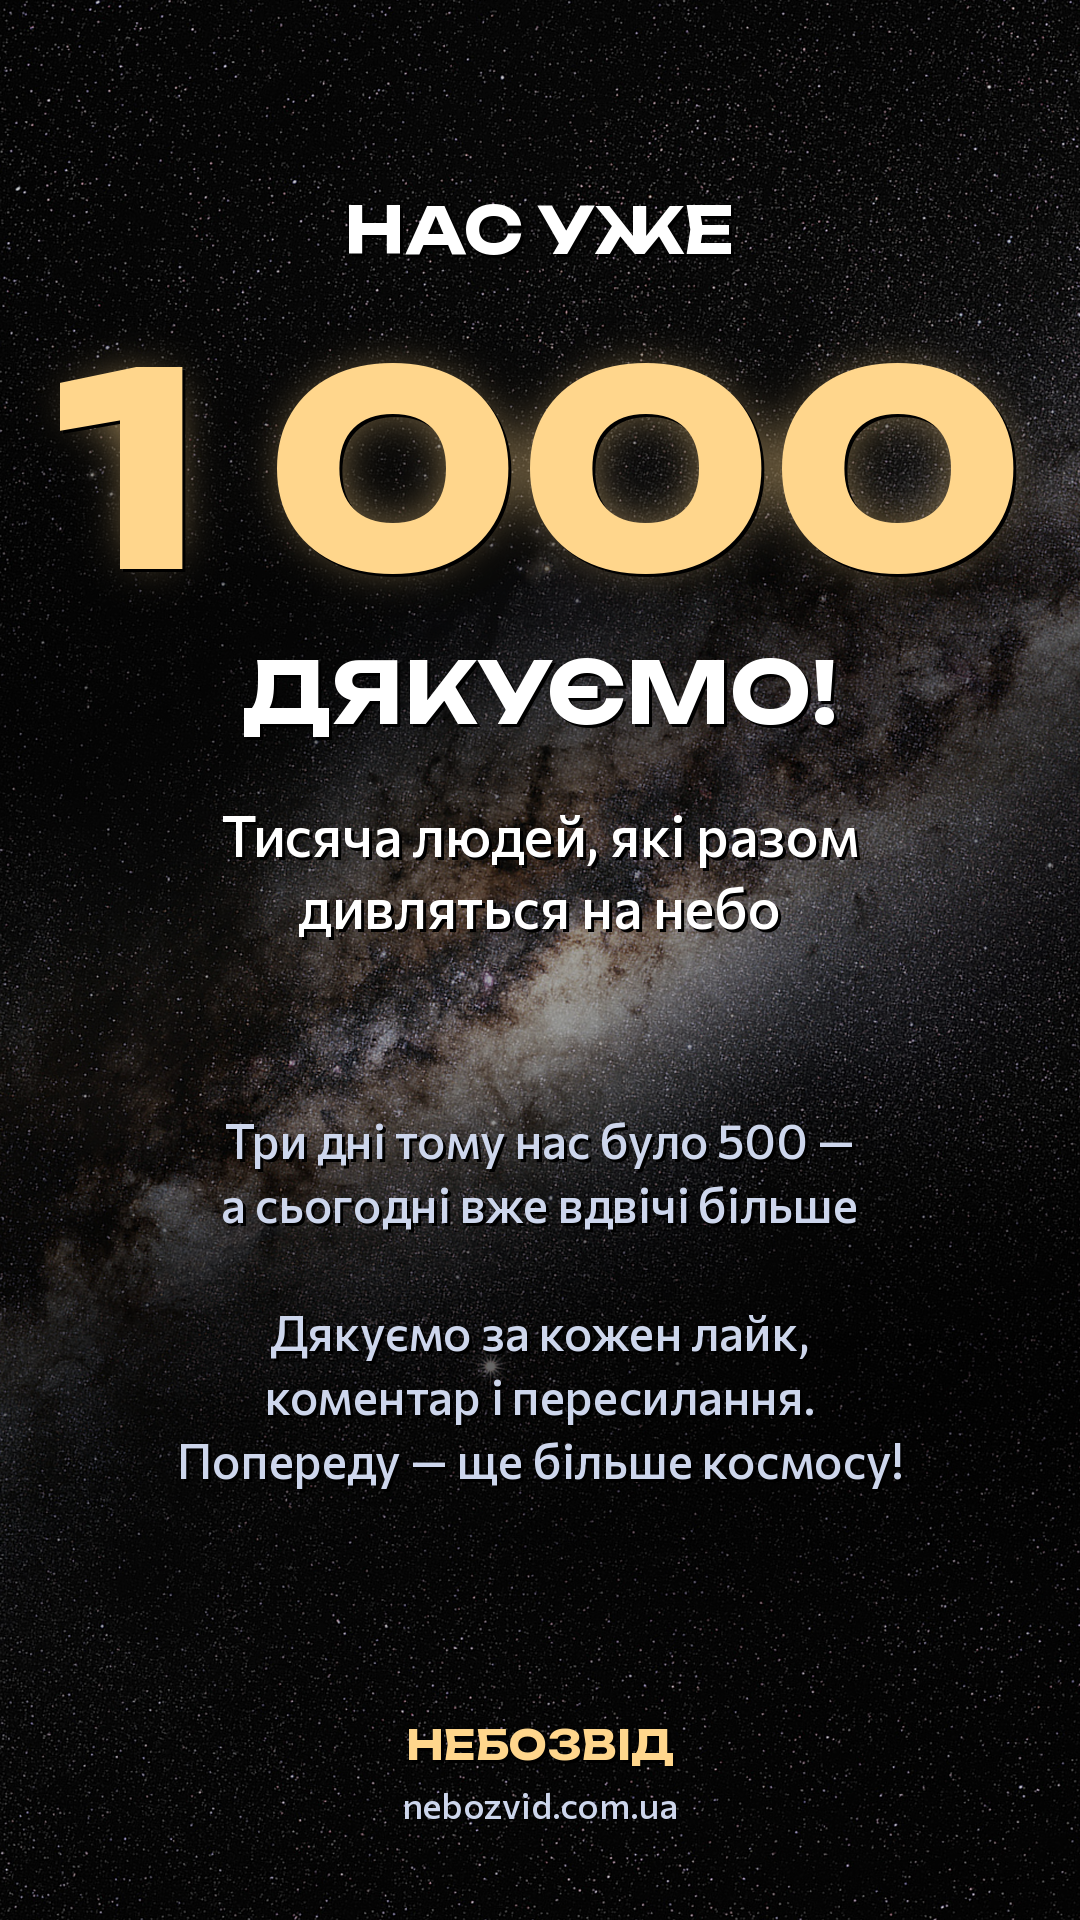

Here is the Python script that generated this plot:
# Сторіз «Нас 1 000!» — подяка читачам Instagram (14.11.2026; копія thanks500.py). Запуск з videos/tools: python3 ../stories/thanks1000.py
# Тло — справжнє небо (ESO/S. Brunier, CC BY 4.0), Чумацький Шлях по діагоналі, як у rozigrash.py.
from PIL import Image, ImageDraw, ImageFont, ImageFilter, ImageEnhance
import numpy as np, os
W, H = 1080, 1920
OUT = os.path.join(os.path.dirname(os.path.abspath(__file__)), 'thanks1000.png')
Image.MAX_IMAGE_PIXELS = None
sky = Image.open('data/sky/eso0932a.jpg').convert('RGB')
c = sky.crop((1700, 0, 4300, 3000)).rotate(32, resample=Image.BICUBIC)
s = max(W / c.width, H / c.height) * 1.8
c = c.resize((int(c.width * s), int(c.height * s)), Image.LANCZOS)
x0, y0 = (c.width - W) // 2, (c.height - H) // 2
bg = ImageEnhance.Brightness(c.crop((x0, y0, x0 + W, y0 + H))).enhance(0.8)
a = np.asarray(bg).astype(np.float32) / 255
yy = np.linspace(0, 1, H)[:, None, None]
a *= 1 - 0.45 * np.exp(-((yy - 0.36) / 0.13) ** 2) - 0.5 * np.exp(-((yy - 0.70) / 0.13) ** 2)
img = Image.fromarray((np.clip(a, 0, 1) * 255).astype(np.uint8)).convert('RGBA')

def U(sz, w=700):
    f = ImageFont.truetype('fonts/Unbounded.ttf', sz)
    try: f.set_variation_by_axes([w])
    except Exception: pass
    return f
def C(sz, w=500):
    f = ImageFont.truetype('fonts/Commissioner.ttf', sz)
    try: f.set_variation_by_axes([w])
    except Exception: pass
    return f
gold, white, soft = (255, 214, 140), (255, 255, 255), (205, 214, 236)

def ctext(y, t, font, fill, glow=0, shadow=True):
    d = ImageDraw.Draw(img)
    w = d.textlength(t, font=font); x = (W - w) / 2
    if glow:
        g = Image.new('RGBA', (W, H), (0, 0, 0, 0))
        ImageDraw.Draw(g).text((x, y), t, font=font, fill=fill + (200,))
        img.alpha_composite(g.filter(ImageFilter.GaussianBlur(glow)))
    if shadow: d.text((x + 3, y + 3), t, font=font, fill=(0, 0, 0, 170))
    d.text((x, y), t, font=font, fill=fill)

ctext(190, 'НАС УЖЕ', U(64), white)
f = U(270, 800); n = '1 000'
assert ImageDraw.Draw(img).textlength(n, font=f) < W - 80, 'the number is wider than the frame'
ctext(300, n, f, gold, glow=28)
ctext(640, 'ДЯКУЄМО!', U(84), white)
lines = ['Тисяча людей, які разом', 'дивляться на небо']
for i, t in enumerate(lines): ctext(800 + i * 72, t, C(56), white)
body = ['Три дні тому нас було 500 —', 'а сьогодні вже вдвічі більше', '', 'Дякуємо за кожен лайк,', 'коментар і пересилання.', 'Попереду — ще більше космосу!']
for i, t in enumerate(body):
    if t: ctext(1110 + i * 64, t, C(48), soft)
ctext(1720, 'НЕБОЗВІД', U(40), gold)
ctext(1782, 'nebozvid.com.ua', C(36), soft, shadow=False)
img.convert('RGB').save(OUT)
print(OUT)
